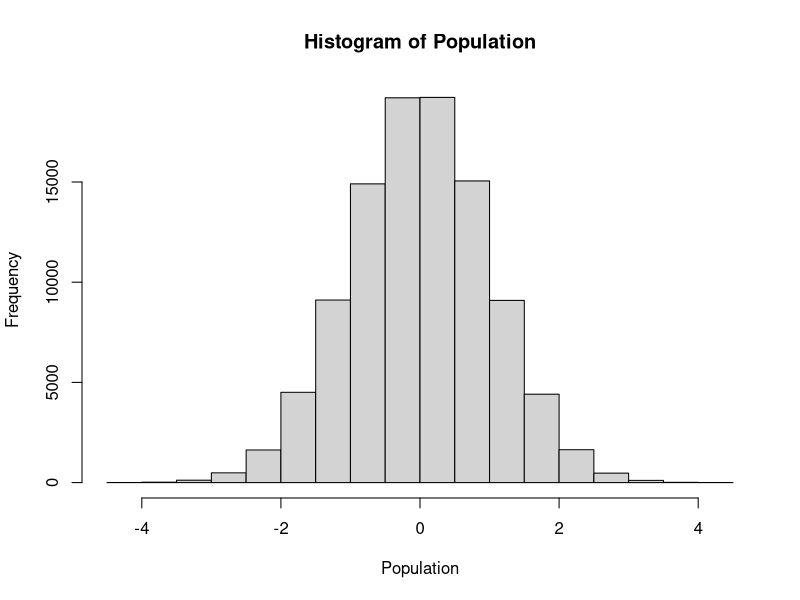
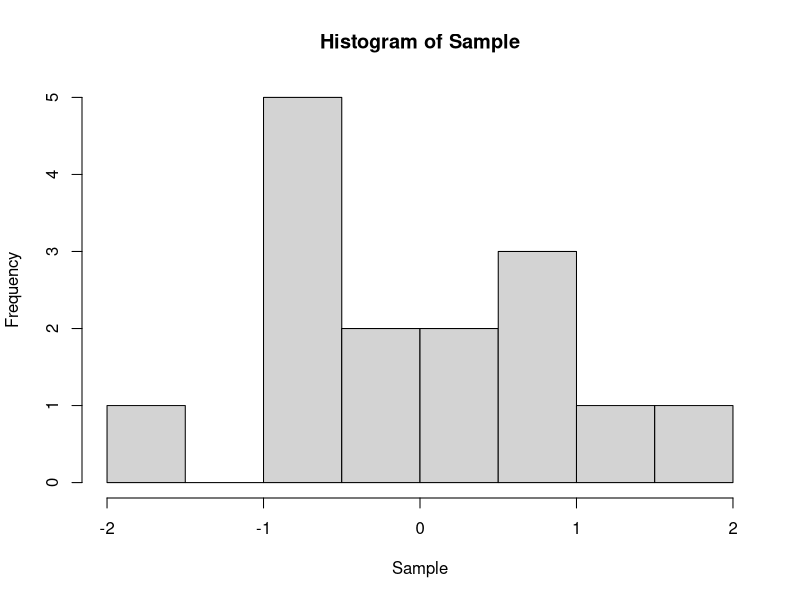
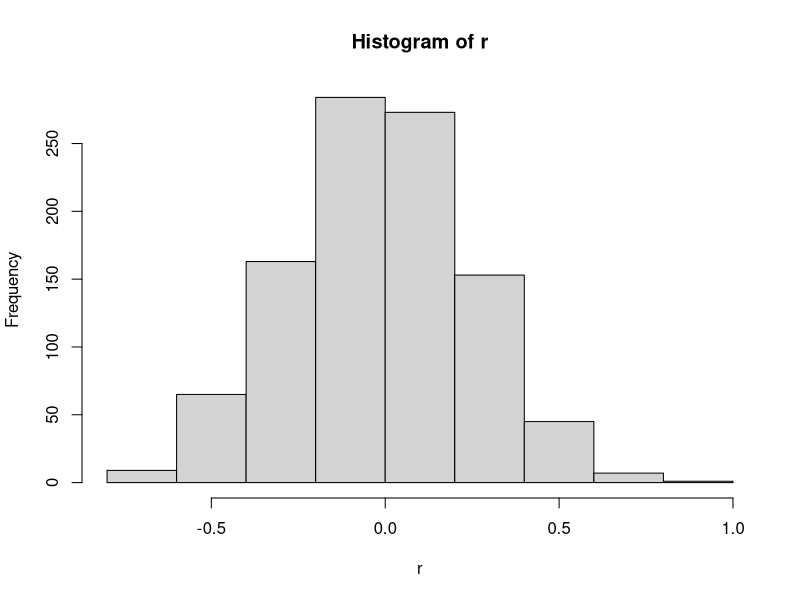
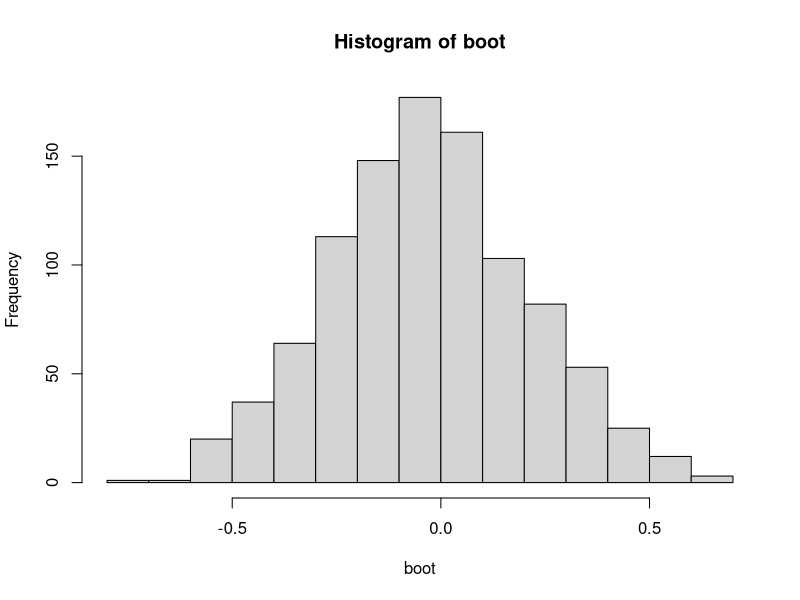
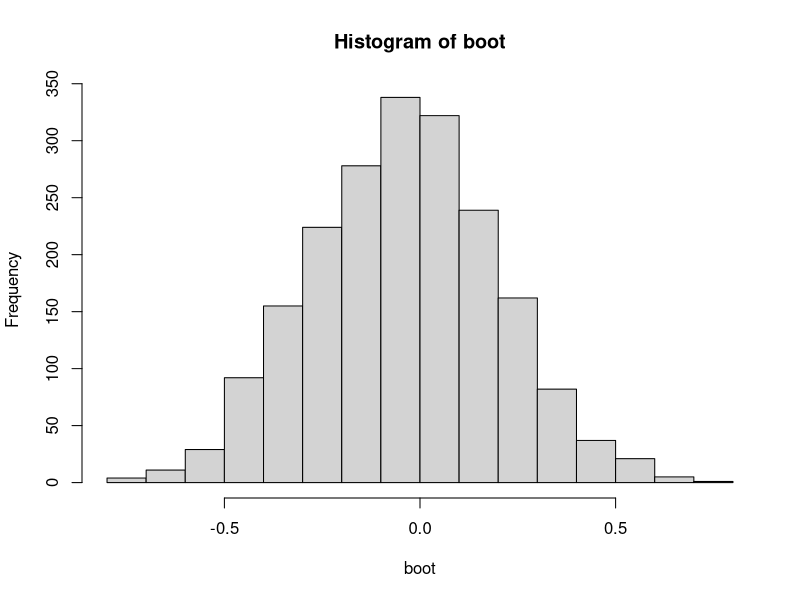
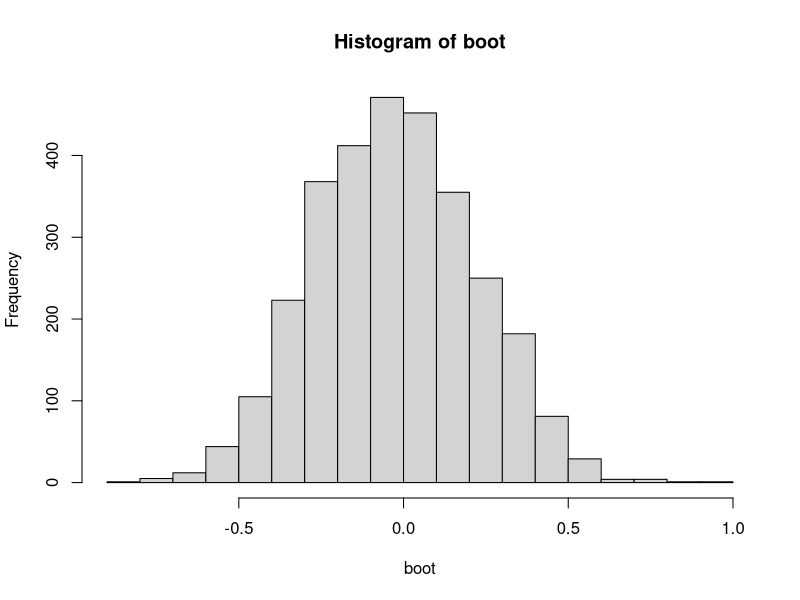
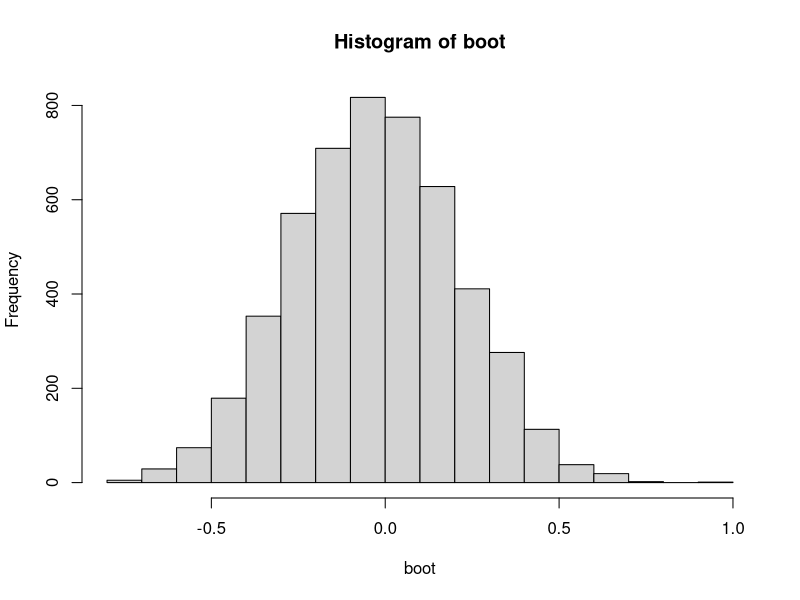
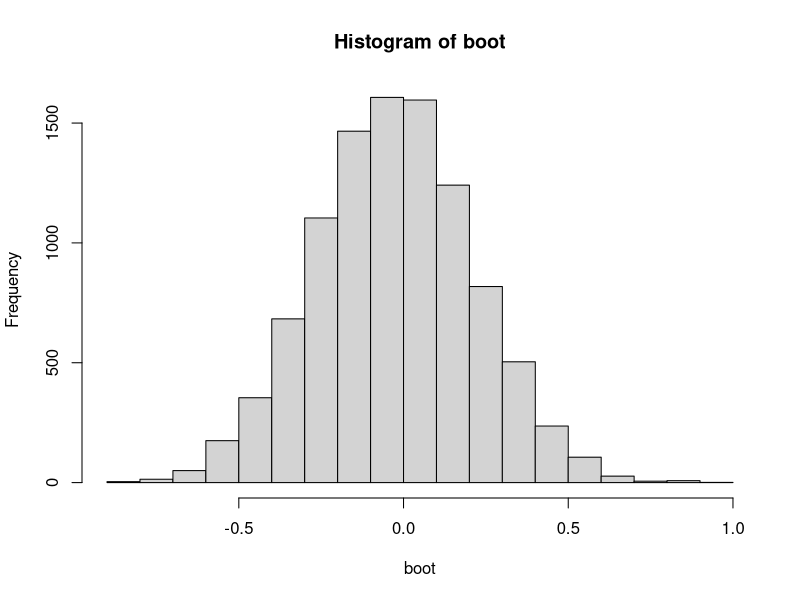

The R source for these figures, in order:
#An example population
Population<- rnorm(100000)#Here is a PRNG of 100,000 from N(0,1)
hist(Population)


#A random sample of 15
Sample<-sample(Population,15, replace=FALSE)#in this particular example they are not 
#replacing the draw each time as we are not yet doing the bootstrap. 
#Also, 15 data points is not that much :- )
Sample
hist(Sample)


#The mean of the sample
mean(Sample) #Note, the actual mean is 0.
sd(Sample) #Actual is 1 :- )


#Use replicate to do something lots of times
r<- replicate(1000, mean(sample(Population,15, replace=FALSE)))#Here we're drawing a sample of 15 from
#the Population of 100,000 a total of 1000 times.
r
hist(r)#Let's look at the histogram of our samples and what do you notice?
mean(r)
sd(r)#Why is this not close to 1?
#Think about what we're doing.  We're averaging the the means of 1000 samples from our
#original Population with draws of 15 without replacment, which is fixed. 
se<- 1/sqrt(15)
se
#Hummmm, are you thinking of anything interesting yet?
#Now, we got a pretty good estimate by going back into or Population 1000 times.
#Probably VERY costly in real life :- )



#Now to the bootstrap.  The simple idea of the bootstrap is that we can resample
#the sample itself - with replacement.
#Resample our sample 1000 times and calculate the mean of each.
boot<- replicate(1000,mean(sample(Sample, replace=TRUE)))
mean(boot)
sd(boot)
hist(boot)
#Holy Cow Batman!  We got pretty close for just playing with 15 pieces of info!

#Let's see what upping the number of replications does :- )  
boot<- replicate(2000,mean(sample(Sample, replace=TRUE)))
mean(boot)
sd(boot)
hist(boot)


#And yet higher *LOL*
boot<- replicate(3000,mean(sample(Sample, replace=TRUE)))
mean(boot)
sd(boot)
hist(boot)

#Higher!
boot<- replicate(5000,mean(sample(Sample, replace=TRUE)))
mean(boot)
sd(boot)
hist(boot)

#This is work in progress *LOL*
boot<- replicate(10000,mean(sample(Sample, replace=TRUE)))
mean(boot)
sd(boot)
hist(boot)
#A BIG thing to notice about Bootstrap.  It cannot realy improve on the mean. Why?
#It did do MUCH better on the standard error though.  Why?
sd(boot)- 1/sqrt(15)





